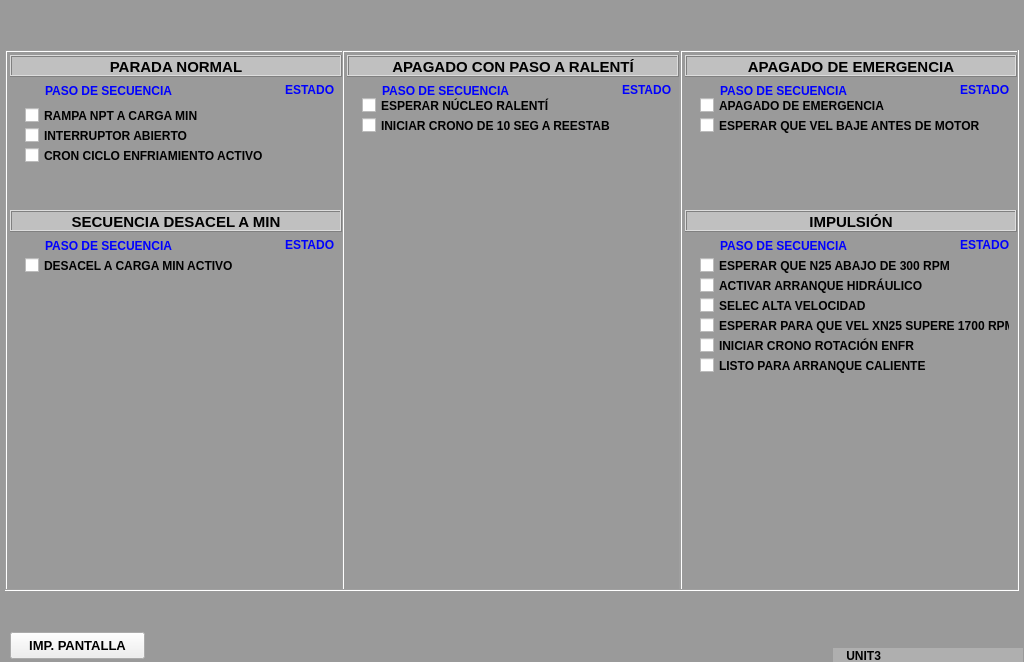
<?xml version="1.0" encoding="UTF-8"?>
<ui version="4.0">
 <class>A4</class>
 <widget class="QWidget" name="A4">
  <property name="geometry">
   <rect>
    <x>0</x>
    <y>0</y>
    <width>1024</width>
    <height>662</height>
   </rect>
  </property>
  <property name="minimumSize">
   <size>
    <width>1024</width>
    <height>662</height>
   </size>
  </property>
  <property name="maximumSize">
   <size>
    <width>1024</width>
    <height>662</height>
   </size>
  </property>
  <property name="windowTitle">
   <string>Form</string>
  </property>
  <widget class="QFrame" name="frame">
   <property name="geometry">
    <rect>
     <x>0</x>
     <y>0</y>
     <width>1024</width>
     <height>662</height>
    </rect>
   </property>
   <property name="styleSheet">
    <string notr="true">background-color: rgb(154, 154, 154);</string>
   </property>
   <property name="frameShape">
    <enum>QFrame::StyledPanel</enum>
   </property>
   <property name="frameShadow">
    <enum>QFrame::Raised</enum>
   </property>
   <widget class="QPushButton" name="btImp">
    <property name="geometry">
     <rect>
      <x>10</x>
      <y>632</y>
      <width>135</width>
      <height>27</height>
     </rect>
    </property>
    <property name="font">
     <font>
      <pointsize>10</pointsize>
      <weight>75</weight>
      <bold>true</bold>
     </font>
    </property>
    <property name="styleSheet">
     <string notr="true">background-color: none;</string>
    </property>
    <property name="text">
     <string>IMP. PANTALLA</string>
    </property>
   </widget>
   <widget class="QFrame" name="frame_7">
    <property name="geometry">
     <rect>
      <x>5</x>
      <y>50</y>
      <width>339</width>
      <height>541</height>
     </rect>
    </property>
    <property name="styleSheet">
     <string notr="true">background-color: none;</string>
    </property>
    <property name="frameShape">
     <enum>QFrame::Box</enum>
    </property>
    <property name="frameShadow">
     <enum>QFrame::Sunken</enum>
    </property>
    <widget class="QFrame" name="frame_8">
     <property name="geometry">
      <rect>
       <x>5</x>
       <y>5</y>
       <width>332</width>
       <height>22</height>
      </rect>
     </property>
     <property name="styleSheet">
      <string notr="true">background-color: rgb(192, 192, 192);</string>
     </property>
     <property name="frameShape">
      <enum>QFrame::Box</enum>
     </property>
     <property name="frameShadow">
      <enum>QFrame::Raised</enum>
     </property>
     <widget class="QLabel" name="lbPrdT">
      <property name="geometry">
       <rect>
        <x>7</x>
        <y>4</y>
        <width>318</width>
        <height>15</height>
       </rect>
      </property>
      <property name="font">
       <font>
        <pointsize>11</pointsize>
        <weight>75</weight>
        <bold>true</bold>
       </font>
      </property>
      <property name="text">
       <string>PARADA NORMAL</string>
      </property>
      <property name="alignment">
       <set>Qt::AlignCenter</set>
      </property>
     </widget>
    </widget>
    <widget class="QLabel" name="lbPas1_1T">
     <property name="geometry">
      <rect>
       <x>40</x>
       <y>30</y>
       <width>171</width>
       <height>21</height>
      </rect>
     </property>
     <property name="palette">
      <palette>
       <active>
        <colorrole role="WindowText">
         <brush brushstyle="SolidPattern">
          <color alpha="255">
           <red>0</red>
           <green>0</green>
           <blue>255</blue>
          </color>
         </brush>
        </colorrole>
       </active>
       <inactive>
        <colorrole role="WindowText">
         <brush brushstyle="SolidPattern">
          <color alpha="255">
           <red>0</red>
           <green>0</green>
           <blue>255</blue>
          </color>
         </brush>
        </colorrole>
       </inactive>
       <disabled>
        <colorrole role="WindowText">
         <brush brushstyle="SolidPattern">
          <color alpha="255">
           <red>120</red>
           <green>120</green>
           <blue>120</blue>
          </color>
         </brush>
        </colorrole>
       </disabled>
      </palette>
     </property>
     <property name="font">
      <font>
       <pointsize>9</pointsize>
       <weight>75</weight>
       <bold>true</bold>
      </font>
     </property>
     <property name="text">
      <string>PASO DE SECUENCIA</string>
     </property>
    </widget>
    <widget class="QLabel" name="lbEdo1_1">
     <property name="geometry">
      <rect>
       <x>280</x>
       <y>30</y>
       <width>54</width>
       <height>20</height>
      </rect>
     </property>
     <property name="palette">
      <palette>
       <active>
        <colorrole role="WindowText">
         <brush brushstyle="SolidPattern">
          <color alpha="255">
           <red>0</red>
           <green>0</green>
           <blue>255</blue>
          </color>
         </brush>
        </colorrole>
       </active>
       <inactive>
        <colorrole role="WindowText">
         <brush brushstyle="SolidPattern">
          <color alpha="255">
           <red>0</red>
           <green>0</green>
           <blue>255</blue>
          </color>
         </brush>
        </colorrole>
       </inactive>
       <disabled>
        <colorrole role="WindowText">
         <brush brushstyle="SolidPattern">
          <color alpha="255">
           <red>120</red>
           <green>120</green>
           <blue>120</blue>
          </color>
         </brush>
        </colorrole>
       </disabled>
      </palette>
     </property>
     <property name="font">
      <font>
       <pointsize>9</pointsize>
       <weight>75</weight>
       <bold>true</bold>
      </font>
     </property>
     <property name="text">
      <string>ESTADO</string>
     </property>
    </widget>
    <widget class="QCheckBox" name="cbRampa">
     <property name="geometry">
      <rect>
       <x>20</x>
       <y>50</y>
       <width>310</width>
       <height>31</height>
      </rect>
     </property>
     <property name="font">
      <font>
       <pointsize>9</pointsize>
       <weight>75</weight>
       <bold>true</bold>
      </font>
     </property>
     <property name="text">
      <string>RAMPA NPT A CARGA MIN</string>
     </property>
     <property name="iconSize">
      <size>
       <width>24</width>
       <height>24</height>
      </size>
     </property>
    </widget>
    <widget class="QCheckBox" name="cbInteruptor">
     <property name="geometry">
      <rect>
       <x>20</x>
       <y>70</y>
       <width>310</width>
       <height>31</height>
      </rect>
     </property>
     <property name="font">
      <font>
       <pointsize>9</pointsize>
       <weight>75</weight>
       <bold>true</bold>
      </font>
     </property>
     <property name="text">
      <string>INTERRUPTOR ABIERTO</string>
     </property>
     <property name="iconSize">
      <size>
       <width>24</width>
       <height>24</height>
      </size>
     </property>
    </widget>
    <widget class="QCheckBox" name="checkBox_3">
     <property name="geometry">
      <rect>
       <x>20</x>
       <y>90</y>
       <width>310</width>
       <height>31</height>
      </rect>
     </property>
     <property name="font">
      <font>
       <pointsize>9</pointsize>
       <weight>75</weight>
       <bold>true</bold>
      </font>
     </property>
     <property name="text">
      <string>CRON CICLO ENFRIAMIENTO ACTIVO</string>
     </property>
     <property name="iconSize">
      <size>
       <width>24</width>
       <height>24</height>
      </size>
     </property>
    </widget>
    <widget class="QFrame" name="frame_14">
     <property name="geometry">
      <rect>
       <x>5</x>
       <y>160</y>
       <width>332</width>
       <height>22</height>
      </rect>
     </property>
     <property name="styleSheet">
      <string notr="true">background-color: rgb(192, 192, 192);</string>
     </property>
     <property name="frameShape">
      <enum>QFrame::Box</enum>
     </property>
     <property name="frameShadow">
      <enum>QFrame::Raised</enum>
     </property>
     <widget class="QLabel" name="lbsecT">
      <property name="geometry">
       <rect>
        <x>7</x>
        <y>4</y>
        <width>318</width>
        <height>15</height>
       </rect>
      </property>
      <property name="font">
       <font>
        <pointsize>11</pointsize>
        <weight>75</weight>
        <bold>true</bold>
       </font>
      </property>
      <property name="text">
       <string>SECUENCIA DESACEL A MIN</string>
      </property>
      <property name="alignment">
       <set>Qt::AlignCenter</set>
      </property>
     </widget>
    </widget>
    <widget class="QLabel" name="lbPas1_2T">
     <property name="geometry">
      <rect>
       <x>40</x>
       <y>185</y>
       <width>171</width>
       <height>21</height>
      </rect>
     </property>
     <property name="palette">
      <palette>
       <active>
        <colorrole role="WindowText">
         <brush brushstyle="SolidPattern">
          <color alpha="255">
           <red>0</red>
           <green>0</green>
           <blue>255</blue>
          </color>
         </brush>
        </colorrole>
       </active>
       <inactive>
        <colorrole role="WindowText">
         <brush brushstyle="SolidPattern">
          <color alpha="255">
           <red>0</red>
           <green>0</green>
           <blue>255</blue>
          </color>
         </brush>
        </colorrole>
       </inactive>
       <disabled>
        <colorrole role="WindowText">
         <brush brushstyle="SolidPattern">
          <color alpha="255">
           <red>120</red>
           <green>120</green>
           <blue>120</blue>
          </color>
         </brush>
        </colorrole>
       </disabled>
      </palette>
     </property>
     <property name="font">
      <font>
       <pointsize>9</pointsize>
       <weight>75</weight>
       <bold>true</bold>
      </font>
     </property>
     <property name="text">
      <string>PASO DE SECUENCIA</string>
     </property>
    </widget>
    <widget class="QCheckBox" name="cbDesacel">
     <property name="geometry">
      <rect>
       <x>20</x>
       <y>200</y>
       <width>310</width>
       <height>31</height>
      </rect>
     </property>
     <property name="font">
      <font>
       <pointsize>9</pointsize>
       <weight>75</weight>
       <bold>true</bold>
      </font>
     </property>
     <property name="text">
      <string>DESACEL A CARGA MIN ACTIVO</string>
     </property>
     <property name="iconSize">
      <size>
       <width>24</width>
       <height>24</height>
      </size>
     </property>
    </widget>
    <widget class="QLabel" name="lbEdo1_2">
     <property name="geometry">
      <rect>
       <x>280</x>
       <y>185</y>
       <width>55</width>
       <height>20</height>
      </rect>
     </property>
     <property name="palette">
      <palette>
       <active>
        <colorrole role="WindowText">
         <brush brushstyle="SolidPattern">
          <color alpha="255">
           <red>0</red>
           <green>0</green>
           <blue>255</blue>
          </color>
         </brush>
        </colorrole>
       </active>
       <inactive>
        <colorrole role="WindowText">
         <brush brushstyle="SolidPattern">
          <color alpha="255">
           <red>0</red>
           <green>0</green>
           <blue>255</blue>
          </color>
         </brush>
        </colorrole>
       </inactive>
       <disabled>
        <colorrole role="WindowText">
         <brush brushstyle="SolidPattern">
          <color alpha="255">
           <red>120</red>
           <green>120</green>
           <blue>120</blue>
          </color>
         </brush>
        </colorrole>
       </disabled>
      </palette>
     </property>
     <property name="font">
      <font>
       <pointsize>9</pointsize>
       <weight>75</weight>
       <bold>true</bold>
      </font>
     </property>
     <property name="text">
      <string>ESTADO</string>
     </property>
    </widget>
   </widget>
   <widget class="QFrame" name="frame_9">
    <property name="geometry">
     <rect>
      <x>342</x>
      <y>50</y>
      <width>339</width>
      <height>541</height>
     </rect>
    </property>
    <property name="styleSheet">
     <string notr="true">background-color: none;</string>
    </property>
    <property name="frameShape">
     <enum>QFrame::Box</enum>
    </property>
    <property name="frameShadow">
     <enum>QFrame::Sunken</enum>
    </property>
    <widget class="QFrame" name="frame_10">
     <property name="geometry">
      <rect>
       <x>5</x>
       <y>5</y>
       <width>332</width>
       <height>22</height>
      </rect>
     </property>
     <property name="styleSheet">
      <string notr="true">background-color: rgb(192, 192, 192);</string>
     </property>
     <property name="frameShape">
      <enum>QFrame::Box</enum>
     </property>
     <property name="frameShadow">
      <enum>QFrame::Raised</enum>
     </property>
     <widget class="QLabel" name="lbApaT">
      <property name="geometry">
       <rect>
        <x>7</x>
        <y>4</y>
        <width>318</width>
        <height>15</height>
       </rect>
      </property>
      <property name="font">
       <font>
        <pointsize>11</pointsize>
        <weight>75</weight>
        <bold>true</bold>
       </font>
      </property>
      <property name="text">
       <string>APAGADO CON PASO A RALENTÍ</string>
      </property>
      <property name="alignment">
       <set>Qt::AlignCenter</set>
      </property>
     </widget>
    </widget>
    <widget class="QLabel" name="lbPas2_1T">
     <property name="geometry">
      <rect>
       <x>40</x>
       <y>30</y>
       <width>171</width>
       <height>21</height>
      </rect>
     </property>
     <property name="palette">
      <palette>
       <active>
        <colorrole role="WindowText">
         <brush brushstyle="SolidPattern">
          <color alpha="255">
           <red>0</red>
           <green>0</green>
           <blue>255</blue>
          </color>
         </brush>
        </colorrole>
       </active>
       <inactive>
        <colorrole role="WindowText">
         <brush brushstyle="SolidPattern">
          <color alpha="255">
           <red>0</red>
           <green>0</green>
           <blue>255</blue>
          </color>
         </brush>
        </colorrole>
       </inactive>
       <disabled>
        <colorrole role="WindowText">
         <brush brushstyle="SolidPattern">
          <color alpha="255">
           <red>120</red>
           <green>120</green>
           <blue>120</blue>
          </color>
         </brush>
        </colorrole>
       </disabled>
      </palette>
     </property>
     <property name="font">
      <font>
       <pointsize>9</pointsize>
       <weight>75</weight>
       <bold>true</bold>
      </font>
     </property>
     <property name="text">
      <string>PASO DE SECUENCIA</string>
     </property>
    </widget>
    <widget class="QLabel" name="lbEdo2_1">
     <property name="geometry">
      <rect>
       <x>280</x>
       <y>30</y>
       <width>61</width>
       <height>20</height>
      </rect>
     </property>
     <property name="palette">
      <palette>
       <active>
        <colorrole role="WindowText">
         <brush brushstyle="SolidPattern">
          <color alpha="255">
           <red>0</red>
           <green>0</green>
           <blue>255</blue>
          </color>
         </brush>
        </colorrole>
       </active>
       <inactive>
        <colorrole role="WindowText">
         <brush brushstyle="SolidPattern">
          <color alpha="255">
           <red>0</red>
           <green>0</green>
           <blue>255</blue>
          </color>
         </brush>
        </colorrole>
       </inactive>
       <disabled>
        <colorrole role="WindowText">
         <brush brushstyle="SolidPattern">
          <color alpha="255">
           <red>120</red>
           <green>120</green>
           <blue>120</blue>
          </color>
         </brush>
        </colorrole>
       </disabled>
      </palette>
     </property>
     <property name="font">
      <font>
       <pointsize>9</pointsize>
       <weight>75</weight>
       <bold>true</bold>
      </font>
     </property>
     <property name="text">
      <string>ESTADO</string>
     </property>
    </widget>
    <widget class="QCheckBox" name="cbEsperarNuc">
     <property name="geometry">
      <rect>
       <x>20</x>
       <y>40</y>
       <width>310</width>
       <height>31</height>
      </rect>
     </property>
     <property name="font">
      <font>
       <pointsize>9</pointsize>
       <weight>75</weight>
       <bold>true</bold>
      </font>
     </property>
     <property name="text">
      <string>ESPERAR NÚCLEO RALENTÍ</string>
     </property>
     <property name="iconSize">
      <size>
       <width>24</width>
       <height>24</height>
      </size>
     </property>
    </widget>
    <widget class="QCheckBox" name="cbIniciar">
     <property name="geometry">
      <rect>
       <x>20</x>
       <y>60</y>
       <width>310</width>
       <height>31</height>
      </rect>
     </property>
     <property name="font">
      <font>
       <pointsize>9</pointsize>
       <weight>75</weight>
       <bold>true</bold>
      </font>
     </property>
     <property name="text">
      <string>INICIAR CRONO DE 10 SEG A REESTAB</string>
     </property>
     <property name="iconSize">
      <size>
       <width>24</width>
       <height>24</height>
      </size>
     </property>
    </widget>
   </widget>
   <widget class="QFrame" name="frame_11">
    <property name="geometry">
     <rect>
      <x>680</x>
      <y>50</y>
      <width>339</width>
      <height>541</height>
     </rect>
    </property>
    <property name="styleSheet">
     <string notr="true">background-color: none;</string>
    </property>
    <property name="frameShape">
     <enum>QFrame::Box</enum>
    </property>
    <property name="frameShadow">
     <enum>QFrame::Sunken</enum>
    </property>
    <widget class="QFrame" name="frame_12">
     <property name="geometry">
      <rect>
       <x>5</x>
       <y>5</y>
       <width>332</width>
       <height>22</height>
      </rect>
     </property>
     <property name="styleSheet">
      <string notr="true">background-color: rgb(192, 192, 192);</string>
     </property>
     <property name="frameShape">
      <enum>QFrame::Box</enum>
     </property>
     <property name="frameShadow">
      <enum>QFrame::Raised</enum>
     </property>
     <widget class="QLabel" name="lbApaET">
      <property name="geometry">
       <rect>
        <x>7</x>
        <y>4</y>
        <width>318</width>
        <height>15</height>
       </rect>
      </property>
      <property name="font">
       <font>
        <pointsize>11</pointsize>
        <weight>75</weight>
        <bold>true</bold>
       </font>
      </property>
      <property name="text">
       <string>APAGADO DE EMERGENCIA</string>
      </property>
      <property name="alignment">
       <set>Qt::AlignCenter</set>
      </property>
     </widget>
    </widget>
    <widget class="QFrame" name="frame_13">
     <property name="geometry">
      <rect>
       <x>5</x>
       <y>160</y>
       <width>332</width>
       <height>22</height>
      </rect>
     </property>
     <property name="styleSheet">
      <string notr="true">background-color: rgb(192, 192, 192);</string>
     </property>
     <property name="frameShape">
      <enum>QFrame::Box</enum>
     </property>
     <property name="frameShadow">
      <enum>QFrame::Raised</enum>
     </property>
     <widget class="QLabel" name="lbImpT">
      <property name="geometry">
       <rect>
        <x>7</x>
        <y>4</y>
        <width>318</width>
        <height>15</height>
       </rect>
      </property>
      <property name="font">
       <font>
        <pointsize>11</pointsize>
        <weight>75</weight>
        <bold>true</bold>
       </font>
      </property>
      <property name="text">
       <string>IMPULSIÓN</string>
      </property>
      <property name="alignment">
       <set>Qt::AlignCenter</set>
      </property>
     </widget>
    </widget>
    <widget class="QCheckBox" name="cbEsperarVel">
     <property name="geometry">
      <rect>
       <x>20</x>
       <y>60</y>
       <width>310</width>
       <height>31</height>
      </rect>
     </property>
     <property name="font">
      <font>
       <pointsize>9</pointsize>
       <weight>75</weight>
       <bold>true</bold>
      </font>
     </property>
     <property name="text">
      <string>ESPERAR QUE VEL BAJE ANTES DE MOTOR</string>
     </property>
     <property name="iconSize">
      <size>
       <width>24</width>
       <height>24</height>
      </size>
     </property>
    </widget>
    <widget class="QLabel" name="lbPas3_1T">
     <property name="geometry">
      <rect>
       <x>40</x>
       <y>30</y>
       <width>171</width>
       <height>21</height>
      </rect>
     </property>
     <property name="palette">
      <palette>
       <active>
        <colorrole role="WindowText">
         <brush brushstyle="SolidPattern">
          <color alpha="255">
           <red>0</red>
           <green>0</green>
           <blue>255</blue>
          </color>
         </brush>
        </colorrole>
       </active>
       <inactive>
        <colorrole role="WindowText">
         <brush brushstyle="SolidPattern">
          <color alpha="255">
           <red>0</red>
           <green>0</green>
           <blue>255</blue>
          </color>
         </brush>
        </colorrole>
       </inactive>
       <disabled>
        <colorrole role="WindowText">
         <brush brushstyle="SolidPattern">
          <color alpha="255">
           <red>120</red>
           <green>120</green>
           <blue>120</blue>
          </color>
         </brush>
        </colorrole>
       </disabled>
      </palette>
     </property>
     <property name="font">
      <font>
       <pointsize>9</pointsize>
       <weight>75</weight>
       <bold>true</bold>
      </font>
     </property>
     <property name="text">
      <string>PASO DE SECUENCIA</string>
     </property>
    </widget>
    <widget class="QCheckBox" name="cbApagado">
     <property name="geometry">
      <rect>
       <x>20</x>
       <y>40</y>
       <width>331</width>
       <height>31</height>
      </rect>
     </property>
     <property name="font">
      <font>
       <pointsize>9</pointsize>
       <weight>75</weight>
       <bold>true</bold>
      </font>
     </property>
     <property name="text">
      <string>APAGADO DE EMERGENCIA</string>
     </property>
     <property name="iconSize">
      <size>
       <width>24</width>
       <height>24</height>
      </size>
     </property>
    </widget>
    <widget class="QLabel" name="lbEdo3_1">
     <property name="geometry">
      <rect>
       <x>280</x>
       <y>30</y>
       <width>71</width>
       <height>20</height>
      </rect>
     </property>
     <property name="palette">
      <palette>
       <active>
        <colorrole role="WindowText">
         <brush brushstyle="SolidPattern">
          <color alpha="255">
           <red>0</red>
           <green>0</green>
           <blue>255</blue>
          </color>
         </brush>
        </colorrole>
       </active>
       <inactive>
        <colorrole role="WindowText">
         <brush brushstyle="SolidPattern">
          <color alpha="255">
           <red>0</red>
           <green>0</green>
           <blue>255</blue>
          </color>
         </brush>
        </colorrole>
       </inactive>
       <disabled>
        <colorrole role="WindowText">
         <brush brushstyle="SolidPattern">
          <color alpha="255">
           <red>120</red>
           <green>120</green>
           <blue>120</blue>
          </color>
         </brush>
        </colorrole>
       </disabled>
      </palette>
     </property>
     <property name="font">
      <font>
       <pointsize>9</pointsize>
       <weight>75</weight>
       <bold>true</bold>
      </font>
     </property>
     <property name="text">
      <string>ESTADO</string>
     </property>
    </widget>
    <widget class="QLabel" name="lbPas3_2T">
     <property name="geometry">
      <rect>
       <x>40</x>
       <y>185</y>
       <width>171</width>
       <height>21</height>
      </rect>
     </property>
     <property name="palette">
      <palette>
       <active>
        <colorrole role="WindowText">
         <brush brushstyle="SolidPattern">
          <color alpha="255">
           <red>0</red>
           <green>0</green>
           <blue>255</blue>
          </color>
         </brush>
        </colorrole>
       </active>
       <inactive>
        <colorrole role="WindowText">
         <brush brushstyle="SolidPattern">
          <color alpha="255">
           <red>0</red>
           <green>0</green>
           <blue>255</blue>
          </color>
         </brush>
        </colorrole>
       </inactive>
       <disabled>
        <colorrole role="WindowText">
         <brush brushstyle="SolidPattern">
          <color alpha="255">
           <red>120</red>
           <green>120</green>
           <blue>120</blue>
          </color>
         </brush>
        </colorrole>
       </disabled>
      </palette>
     </property>
     <property name="font">
      <font>
       <pointsize>9</pointsize>
       <weight>75</weight>
       <bold>true</bold>
      </font>
     </property>
     <property name="text">
      <string>PASO DE SECUENCIA</string>
     </property>
    </widget>
    <widget class="QCheckBox" name="checkBox_19">
     <property name="geometry">
      <rect>
       <x>20</x>
       <y>220</y>
       <width>310</width>
       <height>31</height>
      </rect>
     </property>
     <property name="font">
      <font>
       <pointsize>9</pointsize>
       <weight>75</weight>
       <bold>true</bold>
      </font>
     </property>
     <property name="text">
      <string>ACTIVAR ARRANQUE HIDRÁULICO</string>
     </property>
     <property name="iconSize">
      <size>
       <width>24</width>
       <height>24</height>
      </size>
     </property>
    </widget>
    <widget class="QLabel" name="lbEdo3_2">
     <property name="geometry">
      <rect>
       <x>280</x>
       <y>185</y>
       <width>71</width>
       <height>20</height>
      </rect>
     </property>
     <property name="palette">
      <palette>
       <active>
        <colorrole role="WindowText">
         <brush brushstyle="SolidPattern">
          <color alpha="255">
           <red>0</red>
           <green>0</green>
           <blue>255</blue>
          </color>
         </brush>
        </colorrole>
       </active>
       <inactive>
        <colorrole role="WindowText">
         <brush brushstyle="SolidPattern">
          <color alpha="255">
           <red>0</red>
           <green>0</green>
           <blue>255</blue>
          </color>
         </brush>
        </colorrole>
       </inactive>
       <disabled>
        <colorrole role="WindowText">
         <brush brushstyle="SolidPattern">
          <color alpha="255">
           <red>120</red>
           <green>120</green>
           <blue>120</blue>
          </color>
         </brush>
        </colorrole>
       </disabled>
      </palette>
     </property>
     <property name="font">
      <font>
       <pointsize>9</pointsize>
       <weight>75</weight>
       <bold>true</bold>
      </font>
     </property>
     <property name="text">
      <string>ESTADO</string>
     </property>
    </widget>
    <widget class="QCheckBox" name="cbEsperarIni">
     <property name="geometry">
      <rect>
       <x>20</x>
       <y>280</y>
       <width>310</width>
       <height>31</height>
      </rect>
     </property>
     <property name="font">
      <font>
       <pointsize>9</pointsize>
       <weight>75</weight>
       <bold>true</bold>
      </font>
     </property>
     <property name="text">
      <string>INICIAR CRONO ROTACIÓN ENFR</string>
     </property>
     <property name="iconSize">
      <size>
       <width>24</width>
       <height>24</height>
      </size>
     </property>
    </widget>
    <widget class="QCheckBox" name="cbSelec">
     <property name="geometry">
      <rect>
       <x>20</x>
       <y>240</y>
       <width>310</width>
       <height>31</height>
      </rect>
     </property>
     <property name="font">
      <font>
       <pointsize>9</pointsize>
       <weight>75</weight>
       <bold>true</bold>
      </font>
     </property>
     <property name="text">
      <string>SELEC ALTA VELOCIDAD</string>
     </property>
     <property name="iconSize">
      <size>
       <width>24</width>
       <height>24</height>
      </size>
     </property>
    </widget>
    <widget class="QCheckBox" name="cbEsperarN25">
     <property name="geometry">
      <rect>
       <x>20</x>
       <y>200</y>
       <width>310</width>
       <height>31</height>
      </rect>
     </property>
     <property name="font">
      <font>
       <pointsize>9</pointsize>
       <weight>75</weight>
       <bold>true</bold>
      </font>
     </property>
     <property name="text">
      <string>ESPERAR QUE N25 ABAJO DE 300 RPM</string>
     </property>
     <property name="iconSize">
      <size>
       <width>24</width>
       <height>24</height>
      </size>
     </property>
    </widget>
    <widget class="QCheckBox" name="cbListo">
     <property name="geometry">
      <rect>
       <x>20</x>
       <y>300</y>
       <width>310</width>
       <height>31</height>
      </rect>
     </property>
     <property name="font">
      <font>
       <pointsize>9</pointsize>
       <weight>75</weight>
       <bold>true</bold>
      </font>
     </property>
     <property name="text">
      <string>LISTO PARA ARRANQUE CALIENTE</string>
     </property>
     <property name="iconSize">
      <size>
       <width>24</width>
       <height>24</height>
      </size>
     </property>
    </widget>
    <widget class="QCheckBox" name="cbEsperarXn25">
     <property name="geometry">
      <rect>
       <x>20</x>
       <y>260</y>
       <width>310</width>
       <height>31</height>
      </rect>
     </property>
     <property name="font">
      <font>
       <pointsize>9</pointsize>
       <weight>75</weight>
       <bold>true</bold>
      </font>
     </property>
     <property name="text">
      <string>ESPERAR PARA QUE VEL XN25 SUPERE 1700 RPM</string>
     </property>
     <property name="iconSize">
      <size>
       <width>24</width>
       <height>24</height>
      </size>
     </property>
    </widget>
   </widget>
   <widget class="QLabel" name="lbBack">
    <property name="geometry">
     <rect>
      <x>0</x>
      <y>0</y>
      <width>1024</width>
      <height>662</height>
     </rect>
    </property>
    <property name="minimumSize">
     <size>
      <width>1024</width>
      <height>662</height>
     </size>
    </property>
    <property name="maximumSize">
     <size>
      <width>1024</width>
      <height>662</height>
     </size>
    </property>
    <property name="text">
     <string/>
    </property>
    <property name="pixmap">
     <pixmap resource="../Resources.qrc">:/Resources/PNG/A4.png</pixmap>
    </property>
   </widget>
   <widget class="QLabel" name="lbUnit3">
    <property name="geometry">
     <rect>
      <x>833</x>
      <y>648</y>
      <width>190</width>
      <height>15</height>
     </rect>
    </property>
    <property name="font">
     <font>
      <weight>75</weight>
      <bold>true</bold>
     </font>
    </property>
    <property name="styleSheet">
     <string notr="true">background-color: rgb(175, 175, 175);</string>
    </property>
    <property name="text">
     <string>    UNIT3</string>
    </property>
   </widget>
   <zorder>lbBack</zorder>
   <zorder>btImp</zorder>
   <zorder>frame_7</zorder>
   <zorder>frame_9</zorder>
   <zorder>frame_11</zorder>
   <zorder>lbUnit3</zorder>
  </widget>
 </widget>
 <resources>
  <include location="../Resources.qrc"/>
 </resources>
 <connections/>
</ui>
